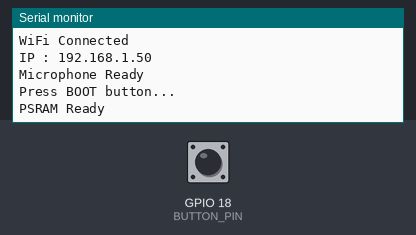
Bench run of a sketch on a simulated ESP32. Parts: the last lines printed to the serial monitor. Inputs (shaded band) come from the test bench; at power-on: GPIO 18 (BUTTON_PIN) HIGH. WiFi joins after 1.5 s; servers stay silent unless stated; I2S audio is not simulated (input reads silence); uploads are accepted with an empty reply.

Above: at 2.7 s.
2.8 s: GPIO 18 (BUTTON_PIN) pulled LOW for 0.15 s
At 3.8 s:
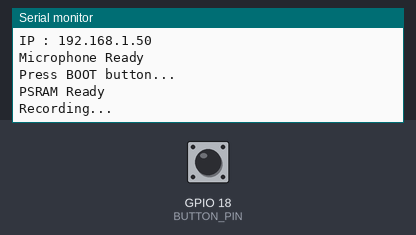
At 8.8 s:
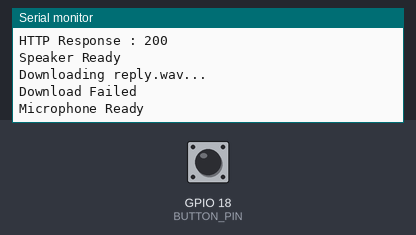

The sketch:

Noa_V1_Working.ino
```cpp
#include <WiFi.h>
#include <driver/i2s.h>
#include <HTTPClient.h>

String serverURL = "http://192.168.1.11:5000/upload";
//==================== WIFI ====================

const char* ssid = "Airtel_shan_6791";
const char* password = "Air@90242";

//==================== BOOT BUTTON ====================

#define BUTTON_PIN 18

//==================== INMP441 ====================

#define I2S_WS   5
#define I2S_SD   6
#define I2S_SCK  4

//==================== SPEAKER ====================

#define SPK_BCLK 16
#define SPK_LRC  17
#define SPK_DOUT 15

String replyURL = "http://192.168.1.11:5000/reply";

#define SAMPLE_RATE 16000

bool recording = false;
#define RECORD_SECONDS 4

int16_t *audioBuffer = NULL;

const int TOTAL_SAMPLES = SAMPLE_RATE * RECORD_SECONDS;

void micInit();
void speakerInit();
void playReply();

void uploadAudio()
{
  WiFiClient client;
HTTPClient http;

client.setTimeout(10000);

http.begin(client, serverURL);
http.setTimeout(10000);

http.addHeader("Content-Type", "application/octet-stream");

int httpResponseCode = http.POST(
    (uint8_t*)audioBuffer,
    TOTAL_SAMPLES * sizeof(int16_t)
);

Serial.print("HTTP Response : ");
Serial.println(httpResponseCode);

if (httpResponseCode > 0)
{
    Serial.println(http.getString());
}

http.end();

delay(500);

speakerInit();
playReply();
micInit();

}

void micInit();
void speakerInit();
void playReply();

void setup() {

  Serial.begin(115200);

  // ---------- Button ----------
  pinMode(BUTTON_PIN, INPUT_PULLUP);

  // ---------- WiFi ----------
  Serial.println();
  Serial.print("Connecting WiFi");

  WiFi.begin(ssid, password);

  while (WiFi.status() != WL_CONNECTED) {
    delay(500);
    Serial.print(".");
  }

  Serial.println();
  Serial.println("WiFi Connected");
  Serial.print("IP : ");
  Serial.println(WiFi.localIP());

  micInit();

  Serial.println();
  Serial.println("Press BOOT button...");

  audioBuffer = (int16_t *)ps_malloc(TOTAL_SAMPLES * sizeof(int16_t));

if (audioBuffer == NULL) {
  Serial.println("PSRAM Allocation Failed!");
  while (1);
}

Serial.println("PSRAM Ready");
}

void loop() {

  if (digitalRead(BUTTON_PIN) == LOW) {

    delay(50);

    if (digitalRead(BUTTON_PIN) == LOW) {

      Serial.println("Recording...");

      int32_t sample32;
      size_t bytesRead;

      for (int i = 0; i < TOTAL_SAMPLES; i++) {

        i2s_read(
          I2S_NUM_0,
          &sample32,
          sizeof(sample32),
          &bytesRead,
          portMAX_DELAY
        );

        audioBuffer[i] = sample32 >> 15;
      }

      Serial.println("Recording Finished");

      Serial.print("Recorded Samples : ");
      Serial.println(TOTAL_SAMPLES);
      uploadAudio();

      while (digitalRead(BUTTON_PIN) == LOW);

      delay(500);
    }
  }
}
void micInit()
{
    static bool firstTime = true;

    if (!firstTime)
    {
        i2s_driver_uninstall(I2S_NUM_0);
    }

    firstTime = false;

    i2s_config_t i2s_config = {
        .mode = (i2s_mode_t)(I2S_MODE_MASTER | I2S_MODE_RX),
        .sample_rate = SAMPLE_RATE,
        .bits_per_sample = I2S_BITS_PER_SAMPLE_32BIT,
        .channel_format = I2S_CHANNEL_FMT_ONLY_LEFT,
        .communication_format = I2S_COMM_FORMAT_I2S,
        .intr_alloc_flags = ESP_INTR_FLAG_LEVEL1,
        .dma_buf_count = 8,
        .dma_buf_len = 512,
        .use_apll = false,
        .tx_desc_auto_clear = false,
        .fixed_mclk = 0
    };

    i2s_pin_config_t pin_config = {
        .bck_io_num = I2S_SCK,
        .ws_io_num = I2S_WS,
        .data_out_num = I2S_PIN_NO_CHANGE,
        .data_in_num = I2S_SD
    };

    i2s_driver_install(I2S_NUM_0, &i2s_config, 0, NULL);
    i2s_set_pin(I2S_NUM_0, &pin_config);
    i2s_zero_dma_buffer(I2S_NUM_0);

    Serial.println("Microphone Ready");
}
void speakerInit()
{
  i2s_driver_uninstall(I2S_NUM_0);

  i2s_config_t i2s_config = {
    .mode = (i2s_mode_t)(I2S_MODE_MASTER | I2S_MODE_TX),
    .sample_rate = 16000,
    .bits_per_sample = I2S_BITS_PER_SAMPLE_16BIT,
    .channel_format = I2S_CHANNEL_FMT_ONLY_LEFT,
    .communication_format = I2S_COMM_FORMAT_I2S,
    .intr_alloc_flags = ESP_INTR_FLAG_LEVEL1,
    .dma_buf_count = 8,
    .dma_buf_len = 512,
    .use_apll = false,
    .tx_desc_auto_clear = true,
    .fixed_mclk = 0
  };

  i2s_pin_config_t pin_config = {
    .bck_io_num = SPK_BCLK,
    .ws_io_num = SPK_LRC,
    .data_out_num = SPK_DOUT,
    .data_in_num = I2S_PIN_NO_CHANGE
  };

  i2s_driver_install(I2S_NUM_0, &i2s_config, 0, NULL);
  i2s_set_pin(I2S_NUM_0, &pin_config);
  i2s_zero_dma_buffer(I2S_NUM_0);

  Serial.println("Speaker Ready");
}
void playReply()
{
  WiFiClient client;
  HTTPClient http;

  Serial.println("Downloading reply.wav...");

  http.begin(client, replyURL);

  int code = http.GET();

  if (code != HTTP_CODE_OK)
  {
    Serial.println("Download Failed");
    http.end();
    return;
  }

  WiFiClient *stream = http.getStreamPtr();

  // Skip WAV header
  for (int i = 0; i < 44; i++)
    stream->read();

  uint8_t buffer[1024];

  while (http.connected() || stream->available())
  {
    int available = stream->available();

    if (available > 0)
    {
      int len = stream->readBytes(buffer, min(available, 1024));

      int16_t *samples = (int16_t *)buffer;

      for (int i = 0; i < len / 2; i++)
      {
        int32_t s = samples[i] * 3;

        if (s > 32767) s = 32767;
        if (s < -32768) s = -32768;

        samples[i] = (int16_t)s;
      }

      size_t written;

      i2s_write(
        I2S_NUM_0,
        buffer,
        len,
        &written,
        portMAX_DELAY
      );
    }

    delay(1);
  }

  http.end();

  Serial.println("Playback Finished");
  delay(300);
}
```

Measured:
- after the input at 2.8 s, the serial monitor: prints a new line after 0.05 s (image 1)
